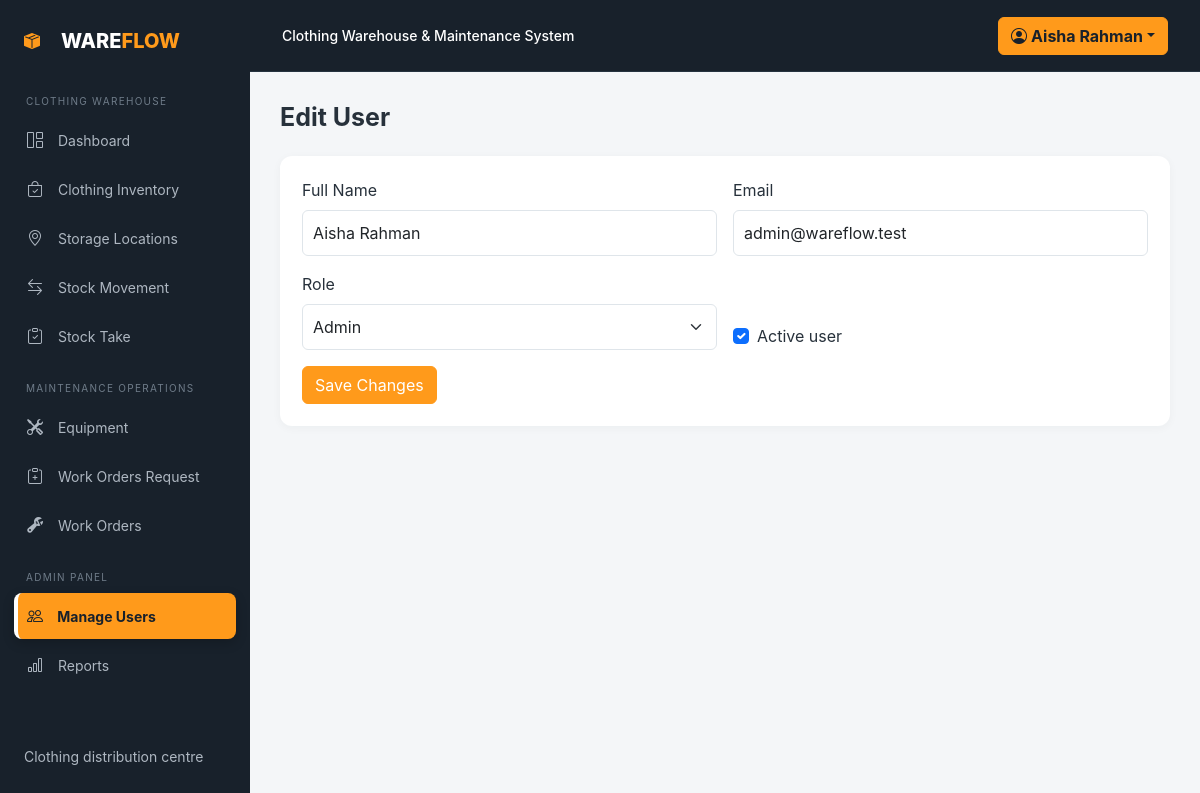
Page /users/edit.php?id=1 (signed in) on the committed database.
### tables this page shows
CREATE TABLE users (id INT AUTO_INCREMENT PRIMARY KEY,name VARCHAR(100) NOT NULL,email VARCHAR(120) NOT NULL UNIQUE,password VARCHAR(255) NOT NULL,role ENUM('Admin','Maintenance Staff','Warehouse Staff') NOT NULL,is_active TINYINT(1) NOT NULL DEFAULT 1,created_at TIMESTAMP DEFAULT CURRENT_TIMESTAMP,updated_at TIMESTAMP DEFAULT CURRENT_TIMESTAMP ON UPDATE CURRENT_TIMESTAMP);

### includes/auth.php (called while the page is built, shortened)
<?php
function e($value) { return htmlspecialchars((string)$value, ENT_QUOTES, 'UTF-8'); }

### users/edit.php (the view)
<?php require_once __DIR__.'/../config/database.php';require_once __DIR__.'/../includes/auth.php';require_system_admin();$id=(int)($_GET['id']??0);$s=$pdo->prepare('SELECT * FROM users WHERE id=?');$s->execute([$id]);$u=$s->fetch(PDO::FETCH_ASSOC);if(!$u)exit('User not found.');if($_SERVER['REQUEST_METHOD']==='POST'){verify_csrf();$pdo->prepare('UPDATE users SET name=?,email=?,role=?,is_active=? WHERE id=?')->execute([$_POST['name'],$_POST['email'],$_POST['role'],isset($_POST['is_active'])?1:0,$id]);flash('User updated.');header('Location:index.php');exit;}$page_title='Edit User';require __DIR__.'/../includes/header.php';?><h1 class="page-heading mb-4">Edit User</h1><div class="panel"><form method="post" class="row g-3"><input type="hidden" name="csrf" value="<?=csrf_token()?>"><div class="col-md-6"><label class="form-label">Full Name</label><input class="form-control" name="name" value="<?=e($u['name'])?>" required></div><div class="col-md-6"><label class="form-label">Email</label><input class="form-control" name="email" value="<?=e($u['email'])?>" required></div><div class="col-md-6"><label class="form-label">Role</label><select class="form-select" name="role"><?php foreach(['Admin','Maintenance Staff','Warehouse Staff'] as $x):?><option <?=$u['role']===$x?'selected':''?>><?=$x?></option><?php endforeach?></select></div><div class="col-md-6 d-flex align-items-end"><div class="form-check"><input class="form-check-input" type="checkbox" name="is_active" <?=$u['is_active']?'checked':''?>><label class="form-check-label">Active user</label></div></div><div><button class="btn btn-primary">Save Changes</button></div></form></div><?php require __DIR__.'/../includes/footer.php'; ?>

### assets/css/style.css (style rules this page uses)
:root { --orange:#ff9a1b;--dark:#18212b;--muted:#f4f6f8 }
* { box-sizing:border-box }
body { background:var(--muted);color:#27313b;font-family:Inter,system-ui,-apple-system,Arial,sans-serif }
.page-heading { font-size:25px;font-weight:700;margin:0 }
.metric-card,.panel { border:0;border-radius:12px;background:#fff;box-shadow:0 2px 10px #1d2b3b0a }
.panel { padding:22px }
.btn-primary { background:var(--orange);border-color:var(--orange) }
.form-control,.form-select { border-color:#dfe5ea;padding:10px }

### rows in the picture
users: name "Aisha Rahman", email "admin@wareflow.test", role "Admin", is_active "☑"

### other values in the picture
tl('CLOTHING WAREHOUSE', '服装仓库') "CLOTHING WAREHOUSE"
t('dashboard') "Dashboard"
tl('Clothing Inventory', '服装库存') "Clothing Inventory"
tl('Storage Locations', '存储库位') "Storage Locations"
tl('Stock Movement', '库存作业') "Stock Movement"
tl('MAINTENANCE OPERATIONS', '维护作业') "MAINTENANCE OPERATIONS"
t('equipment') "Equipment"
t('requests') "Work Orders Request"
t('work_orders') "Work Orders"
t('reports') "Reports"
tl('Clothing distribution centre', '服装配送中心') "Clothing distribution centre"
t('system_name') "Clothing Warehouse & Maintenance System"
$_SESSION['user']['name'] "Aisha Rahman"
